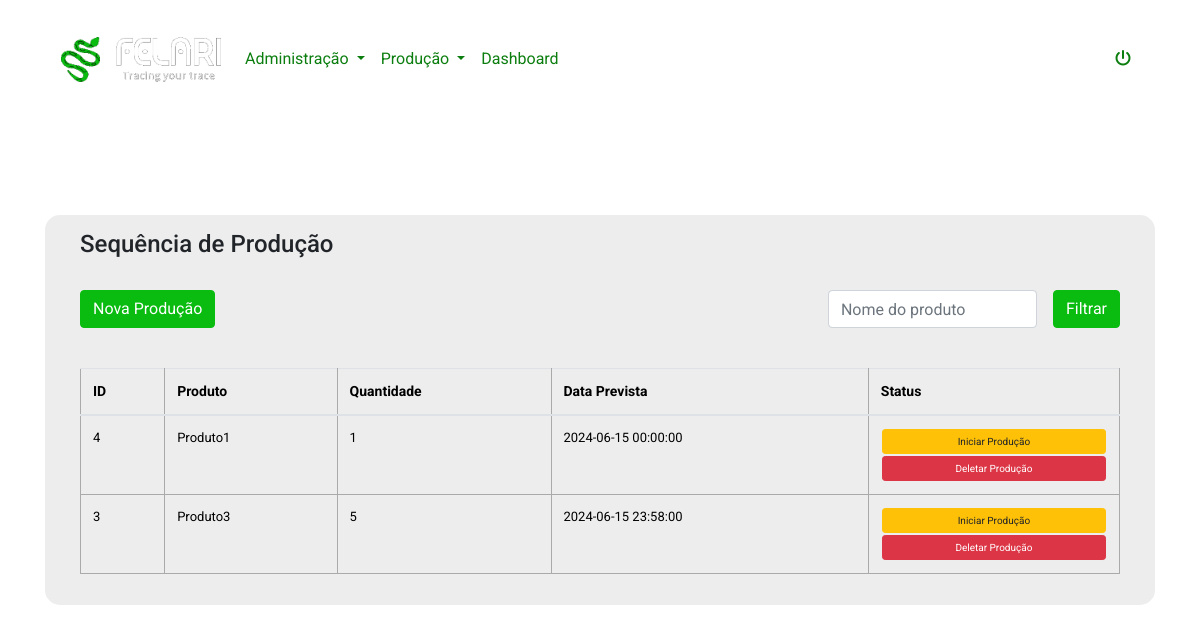
Page /nextOrders (signed in) on the earlier database version.
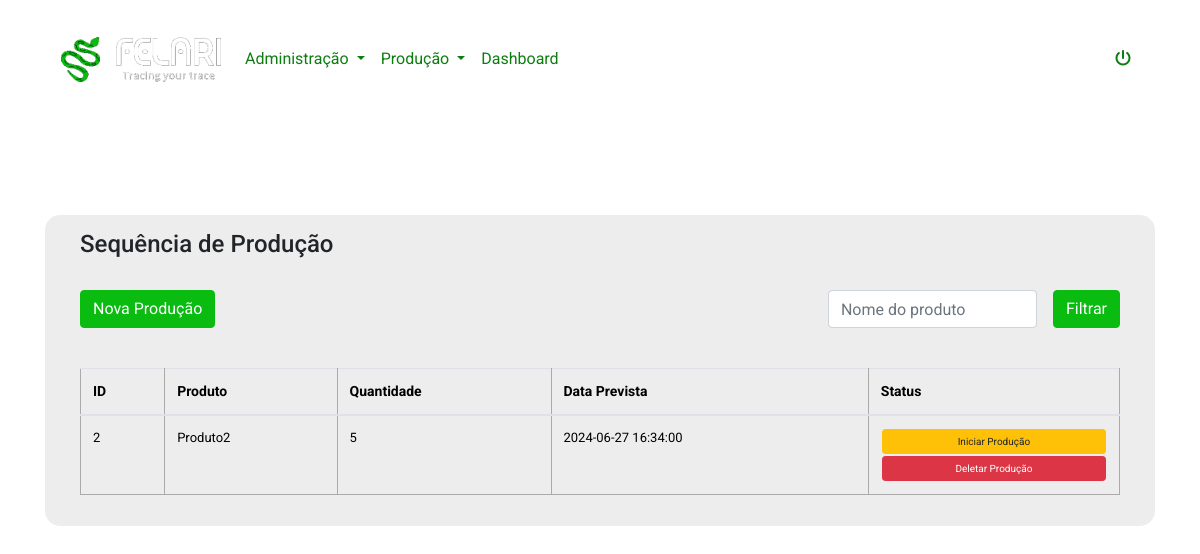
Same page on the later database version.
### app.py (models this page shows, shortened)
class OrdemProducao(db.Model):
    id = db.Column(db.Integer, primary_key=True)
    produto_id = db.Column(db.Integer, db.ForeignKey('product.id'), nullable=False)
    produto = db.relationship('Product', backref=db.backref('ordens_producao', lazy=True))
    quantidade = db.Column(db.Integer, nullable=False)
    data_prevista = db.Column(db.DateTime, nullable=False)
    status = db.Column(db.Integer, nullable=False)

class Product(db.Model):
    id = db.Column(db.Integer, primary_key=True)
    nome = db.Column(db.String(100), nullable=False)
    ultima_producao = db.Column(db.DateTime)
    access_points = db.relationship('AccessPoint', secondary=products_access_points, backref=db.backref('products', lazy='dynamic'))

### app.py (the view)
@app.route('/nextOrders', methods=['GET', 'POST'])
@login_required
def nextOrders():
    ordens = OrdemProducao.query.order_by(OrdemProducao.data_prevista).all()
    form = TaskForm()
    return render_template('nextOrders.html', ordens=ordens, form=form)

### app.py
class TaskForm(FlaskForm):
    content = StringField(validators=[DataRequired(), Length(min=5, max=200)])
    submit = SubmitField('Atualizar')

### app.py (called while the page is built)
@login_manager.user_loader
def load_user(user_id):
    return User.query.get(int(user_id))

### templates/nextOrders.html (shortened to what this page needs)
{% extends 'base.html' %}
{% block body %}
<div class="produtos py-5">
    <div class="container">
        <div class="row">
            <div class="col-12">
                <div class="produtos-container">
                    <div class="row">
                        <div class="col-12">
                            <h4>Sequência de Produção</h4>
                        </div>
                        <div class="col-12 py-4">
                            <div class="d-flex align-items-center justify-content-between w-100 h-100">
                                <div class="d-flex align-items-center justify-content-center">
                                    <button type="button" class="btn btn-primary" data-toggle="modal" data-target="#modalNovaProducao">Nova Produção</button>
                                </div>
                                <div class="d-flex align-items-center justify-content-center">
                                    <input class="form-control" type="text" placeholder="Nome do produto">
                                    <button class="ml-3 btn btn-primary">Filtrar</button>
                                </div>
                            </div>
                        </div>
                        <div class="col-12 mt-3">
                            <div class="table-responsive">
                                <table class="table">
                                    <thead>
                                        <tr>
                                            <th>ID</th>
                                            <th>Produto</th>
                                            <th>Quantidade</th>
                                            <th>Data Prevista</th>
                                            <th>Status</th>
                                        </tr>
                                    </thead>
                                    <tbody>
                                        {% for ordem in ordens %}
                                        {% if ordem.status in [1] %}
                                            <tr class="ordemDeProducao">
                                                <td>{{ ordem.id }}</td>
                                                <td>{{ ordem.produto.nome }}</td>
                                                <td>{{ ordem.quantidade }}</td>
                                                <td>{{ ordem.data_prevista.strftime('%Y-%m-%d %H:%M:%S') }}</td>
                                                <td>
                                                    <form method="POST" action="{{ url_for('generate_serials', ordem_id=ordem.id) }}">
                                                        <button type="submit" class="btn btn-warning btn-sm">Iniciar Produção</button>
                                                    </form>
                                                    <form method="POST" action="{{ url_for('delete_ordem', ordem_id=ordem.id) }}">
                                                        <button type="submit" class="btn btn-danger btn-sm">Deletar Produção</button>
                                                    </form>
                                                </td>
                                            </tr>
                                            {% endif %}
                                        {% endfor %}
                                    </tbody>
                                </table>
                            </div>
                        </div>
                    </div>
                </div>
            </div>
        </div>
    </div>
</div>
{% endblock %}

Differences in the rows shown:
no longer on this page (row edited): OrdemProducao: id "4", produto.nome "Produto1", quantidade "1", data_prevista "2024-06-15 00:00:00"
no longer on this page (row edited): OrdemProducao: id "3", produto.nome "Produto3", quantidade "5", data_prevista "2024-06-15 23:58:00"
added OrdemProducao: id "2", produto.nome "Produto2", quantidade "5", data_prevista "2024-06-27 16:34:00"
